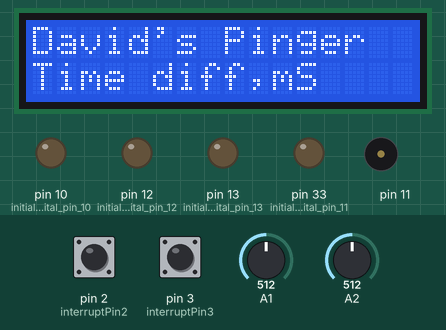
Recording of a sketch running on a simulated Arduino Mega 2560, built with avr-gcc and run on an emulated ATmega2560. Parts: 16×2 character LCD, output pins drawn as LEDs (lit = HIGH), buzzer (waves = sounding). The inputs (shaded band) are chosen by the test bench; at power-on: pin 2 (interruptPin2) HIGH, pin 3 (interruptPin3) HIGH, A1 = 512, A2 = 512. What the sketch prints to the serial monitor is not drawn.

Above: at 1.6 s.
At 4.28 s:
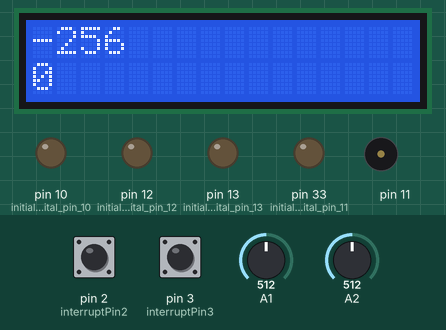
5.0 s: pin 2 (interruptPin2) pulled LOW for 1.05 s
At 5.15 s:
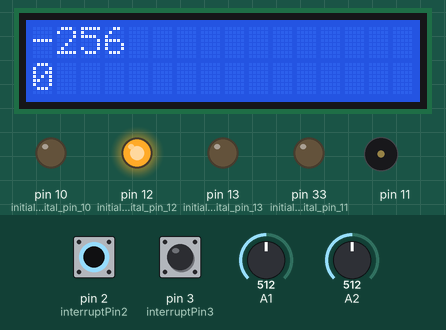
7.5 s: pin 3 (interruptPin3) pulled LOW for 1.05 s
At 7.72 s:
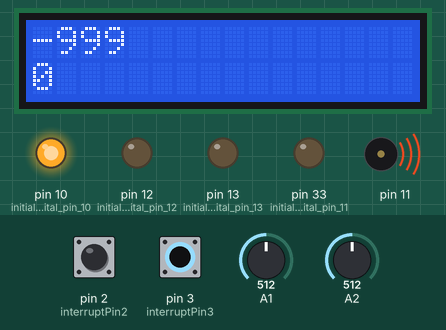
10.0 s: pin 2 (interruptPin2) driven LOW and pin 3 (interruptPin3) driven LOW
At 10.3 s:
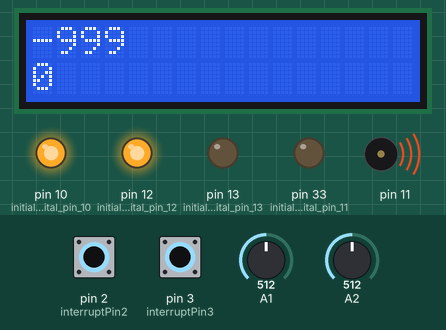
Timing chart, 0 to 13.0 s (numbered marks = the images above; inputs shaded):
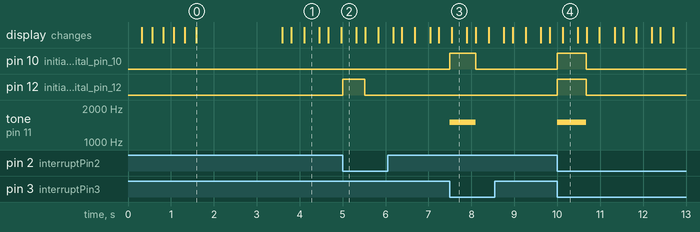

Measured:
- after the input at 5.0 s, pin 12 (initialize_digital_pin_12): LOW → HIGH at once, → LOW 0.52 s later
- after the input at 7.5 s, pin 10 (initialize_digital_pin_10): LOW → HIGH at once, → LOW 0.60 s later; tone on pin 11: silent → 1500 Hz at once, → silent 0.60 s later
- after the input at 10.0 s, pin 10 (initialize_digital_pin_10), pin 12 (initialize_digital_pin_12): LOW → HIGH at once, → LOW 0.68 s later; tone on pin 11: silent → 1500 Hz at once, → silent 0.68 s later
- what the display in image 0 shows lasts 2.0 s, from 1.6 s to 3.6 s

The sketch:

Pinger-receiver_with_LCD-5.1.ino
```cpp
// RDF routine for underwater distance measurement using time difference between 2 clock modules.
// April 2020. Putting in potentiometer to give null for time difference
// Feb 2020. Tested in pond - works measuring distance over 10 m or so.
// Hardware for ultrasonic signal source is transducer+preamplifier+filter+amplifier+Schmitt trigger comparator
// You need to set DS3231 for 1 Hz output using the RTClib.h, RTClib-master (1).zip library from Adafruit
// D2 is the input pin for 1 Hz DS3231 or GPS time signal(goes to interrupt). Needs 1k ohm pullup resistor to 5v with a 3.3v DS3231
// D3 is the interrupt input for audio input. Needs 1k ohm pullup resistor to 5v when used with a 3.3v DS3231
// Pin A1 is analogue input for signal strength.
// Pin A2 is analogue input for potentiometer input (100k ohm)for null
// Pins A4 and A5 need 4.7k ohm pullups for i2c connection. NOT USED
// LED on Pins 12 & 13 for pulse routine from interrupt for GPS input time on Pin 2
// LED on Pin 10 indicates audio input on Pin 2.
// Audio output for piezo on Pin 11 indicates audio input on Pin 2.
// Explained more in: https://arduino.stackexchange.com/questions/29873/how-to-set-up-one-second-interrupt-isr-for-ds3231-rtc
// 6 April 2019  Now working with yellow LCD (OK for sunlight)Draws 90mA
// 17 April 2019 Working on DIP switch input for fiddle factor used to get the time difference closer to zero (Not used-over complicated. Feb 2020)
/*-----( Import needed libraries )-----*/
#include <Wire.h>  // Comes with Arduino IDE
// Get the LCD I2C Library here:
// https://bitbucket.org/fmalpartida/new-liquidcrystal/downloads
// Move any other LCD libraries to another folder or delete them
// See Library "Docs" folder for possible commands etc.
#include <LiquidCrystal_I2C.h>
//#include <DS3231.h>
#include <Wire.h>
#include <toneAC.h>

int state, state0, previousState, new_state, reading, fiddle, nuller, strength, maximum = 0, pin = 0, i = 1, j, Flag1;
unsigned long time0, time1, time2, time3, diff, start_time;

const byte interruptPin2 = 2;
const byte interruptPin3 = 3;

byte val = 0;
//Test of i2c master writer
byte x = 0;

/*-----( Declare Constants )-----*/
/*-----( Declare objects )-----*/
// set the LCD address to 0x27 or 0x3F for a 16 chars 2 line display
// Connectons are Gnd and +5v, SDA to A4 and SCL to A5
// Set the pins on the I2C chip used for LCD connections:
//                    addr, en,rw,rs,d4,d5,d6,d7,bl,blpol
LiquidCrystal_I2C lcd(0x27, 2, 1, 0, 4, 5, 6, 7, 3, POSITIVE);  // Set the LCD I2C address

// lcd(0x3F, 2, 1, 0, 4, 5, 6, 7, 3, POSITIVE);  // Set the LCD I2C address

/*-----( Declare Variables )-----*/


void setup() {

  lcd.begin(16, 2);  // initialize the lcd for 16 chars 2 lines, turn on backlight

  // ------- Quick 3 blinks of backlight  -------------
  for (int i = 0; i < 3; i++)
  {
    lcd.backlight();
    delay(250);
    lcd.noBacklight();
    delay(250);
  }
  lcd.backlight(); // finish with backlight on

  //-------- Write characters on the display ------------------

  lcd.print("David's Pinger");

  lcd.setCursor(0, 1);

  lcd.print("Time diff,mS");

  delay(2000);
  lcd.clear();
  delay(200);

  Serial.begin(9600);
  pinMode(interruptPin2, INPUT);
  attachInterrupt(digitalPinToInterrupt(interruptPin2), timer_pulse, FALLING);

  pinMode(interruptPin3, INPUT);
  attachInterrupt(digitalPinToInterrupt(interruptPin3), signal_pulse, FALLING);

  pinMode(1, INPUT);//Get value for signal strength
  pinMode(13, OUTPUT); // initialize digital pin 13 as an output.
  pinMode(12, OUTPUT); // initialize digital pin 12 as an output.
  pinMode(33, OUTPUT); // initialize digital pin 11 as an output.
  pinMode(10, OUTPUT); // initialize digital pin 10 as an output.
  pinMode(4, INPUT);       // set pin to input
  // digitalWrite(2, HIGH);   // turn on pullup resistors
  //digitalWrite(3, HIGH);   // turn on pullup resistors

}

void loop() {

  //Set initial state for sounder and LEDs
  digitalWrite(13, 0);
  digitalWrite(12, 0);
  digitalWrite(10, 0);
  noTone (11);

  // The null analog reading (which goes from 0 - 1023)
  nuller = analogRead(2);//Read value for null indicator
  nuller = nuller / 2; // fiddle factor

  strength = analogRead(1);//Read value for signal strength

  //Find the max of values recorded. NOW CHANGED TO LOOK AT MINIMUM
  //if (strength > maximum) {
  if (strength < maximum) {
    maximum = strength;
  }

  long diff = ((time2 - time3) / 1000); // Time difference in mS

  diff = diff - nuller; // Put null adjustment in

  if (diff > 1000) { // Capture silly values
    diff = -999;
  }

  lcd.setCursor(0, 0);
  lcd.print(diff);
  //Test
  //lcd.print(nuller - 500);
  delay(300);

  lcd.setCursor(0, 1);
  lcd.print(maximum);
  delay(350);

  lcd.clear();
  delay(200);

  Serial.print(diff);
  //Serial.print(nuller);
  Serial.println(" ");

}
void timer_pulse() {
  time2 = micros(); // save time at rising state
  digitalWrite(12, 1); // toggle the state.Turn the LED on by making the voltage HIGH

}

void signal_pulse() {
  time3 = micros(); // save time at rising state
  digitalWrite(10, 1); // turn the LED on by making the voltage HIGH
  tone(11, 1500);

}
```
